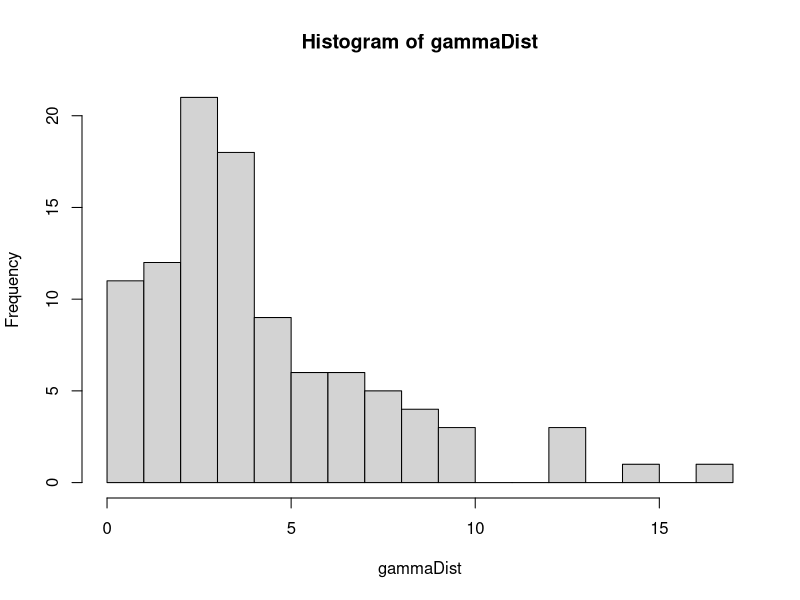
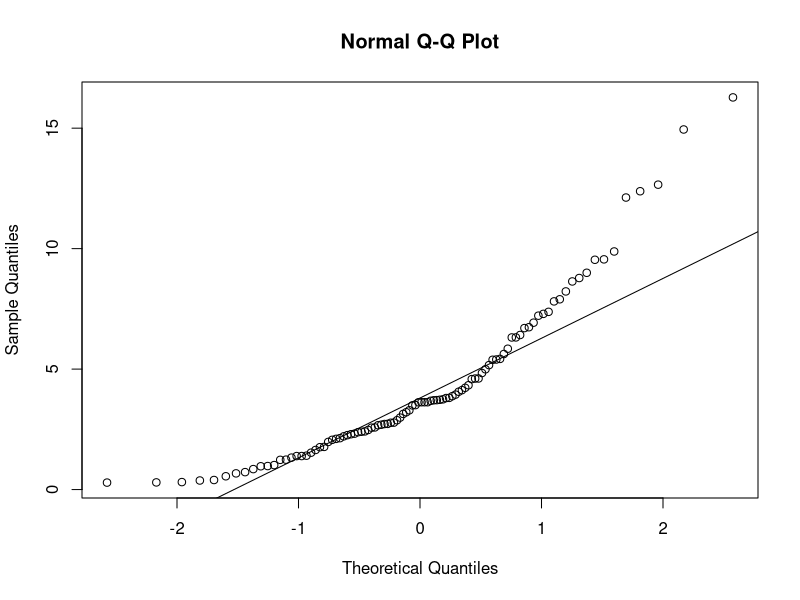

These figures' R source, in order:
# Assignment 1.1

#install.packages('nortest')
library(nortest)
a = 2
b = 2
n = 100
gammaDist = rgamma(100, shape = a, scale = b)
p1 <- hist(gammaDist,breaks=15)
qqnorm(gammaDist)
qqline(gammaDist)
lillie.test(gammaDist)
